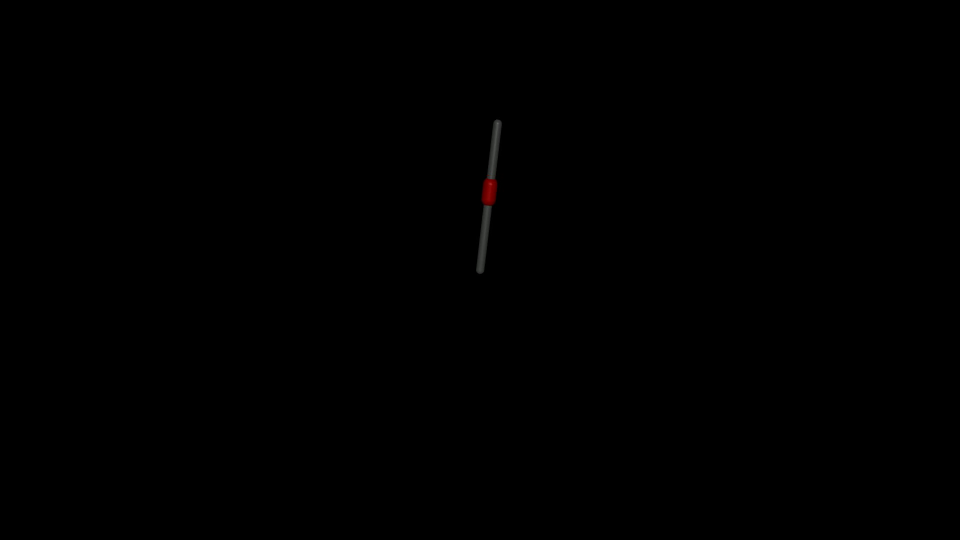
#> input picture frame 3 of videos/No_Force.mp4, 1920 x 1080 px (shown at 1/2 size)
$ python LIP_play_videos_grid.py
#> lines starting #> are read from the running program, lines starting #| are printed output that depends on the picture; pictures that were not available may be replaced by others from this repository, and a replacement may not be noted
import cv2
import numpy as np

def main():
    """
    Plays four videos in a 2x2 grid with mathematical labels.
    Press 'q' to quit.
    """
    # --- Configuration ---
    video_paths = {
        'top_left': 'No_Force.mp4',
        'top_right': 'Mg_cos(theta)-Mr(thetadot)^2_Force.mp4',
        'bottom_left': 'Mg_Force.mp4',
        'bottom_right': 'Mg_by_cos(theta)_Force.mp4'
    }

    labels = {
        'top_left': 'F = 0 (Free Fall)',
        'top_right': 'F = mg*cos(theta) - m*r*thetadot^2',
        'bottom_left': 'F = mg',
        'bottom_right': 'F = mg / cos(theta)'
    }

    output_filename = 'simulation_grid.mp4'
    # Define a smaller size for each video in the grid
    cell_width, cell_height = 640, 360

    # --- Initialization ---
    caps = {name: cv2.VideoCapture(path) for name, path in video_paths.items()}

    # Check if all videos opened successfully
    for name, cap in caps.items():
        if not cap.isOpened():
            print(f"Error: Could not open video '{video_paths[name]}'")
            return

    # Get FPS from the first video
    fps = caps['top_left'].get(cv2.CAP_PROP_FPS)

    # --- Label Rendering ---
    label_height = 40
    font = cv2.FONT_HERSHEY_SIMPLEX
    font_scale = 0.6
    font_color = (255, 255, 255)
    line_type = 2

    # --- Video Writer Initialization ---
    grid_width = cell_width * 2
    grid_height = (cell_height + label_height) * 2
    fourcc = cv2.VideoWriter_fourcc(*'mp4v')
    video_writer = cv2.VideoWriter(output_filename, fourcc, fps, (grid_width, grid_height))
    print(f"Recording grid video to '{output_filename}'...")

    # --- Main Loop ---
    while True:
        frames = {}
        all_frames_read = True

        # Read a frame from each video
        for name, cap in caps.items():
            ret, frame = cap.read()
            if not ret:
                # If a video ends, restart it
                cap.set(cv2.CAP_PROP_POS_FRAMES, 0)
                ret, frame = cap.read()
                if not ret:
                    all_frames_read = False
                    break
            # Resize the frame to the smaller cell size
            frames[name] = cv2.resize(frame, (cell_width, cell_height))
#> this loop made 4 passes
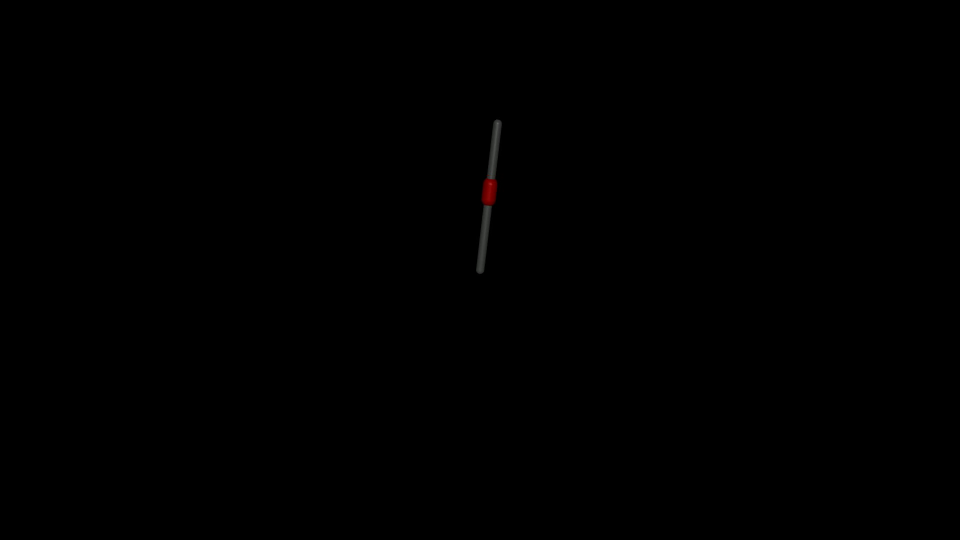
#> input picture frame 3 of videos/No_Force.mp4, 1920 x 1080 px (shown at 1/2 size)
#> frame is the input picture: shape (1080, 1920, 3); mean B, G, R 0.1, 0.1, 0.2
#> after the loop, all_frames_read = True; frames = 4 items

        if not all_frames_read:
            break

        # Add labels to each frame
        labeled_frames = {}
        for name, frame in frames.items():
            # Create a black canvas for the frame and its label
            labeled_frame = np.zeros((cell_height + label_height, cell_width, 3), dtype=np.uint8)
            # Copy the resized video frame onto the canvas
            labeled_frame[0:cell_height, 0:cell_width] = frame
            # Add the text label below the frame
            cv2.putText(labeled_frame, labels[name], (10, cell_height + 25), font, font_scale, font_color, line_type)
            labeled_frames[name] = labeled_frame
#> this loop made 4 passes
#> name on passes 1 to 4: 'top_left', 'top_right', 'bottom_left', 'bottom_right'
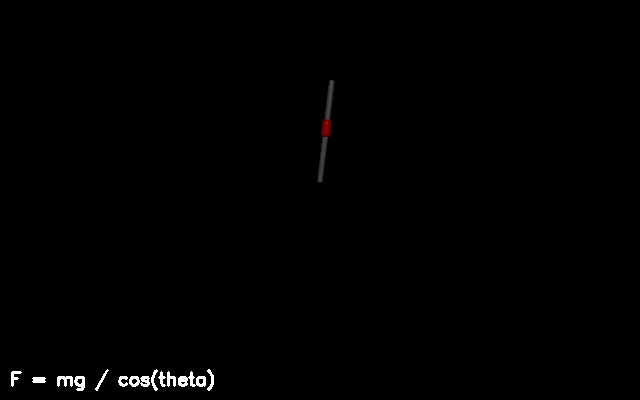
#> labeled_frame: shape (400, 640, 3); mean of channels 0, 1, 2 1.3, 1.3, 1.3; drawn as B, G, R
#> after the loop, labeled_frames = 4 items

        # Assemble the 2x2 grid
        top_row = np.hstack((labeled_frames['top_left'], labeled_frames['top_right']))
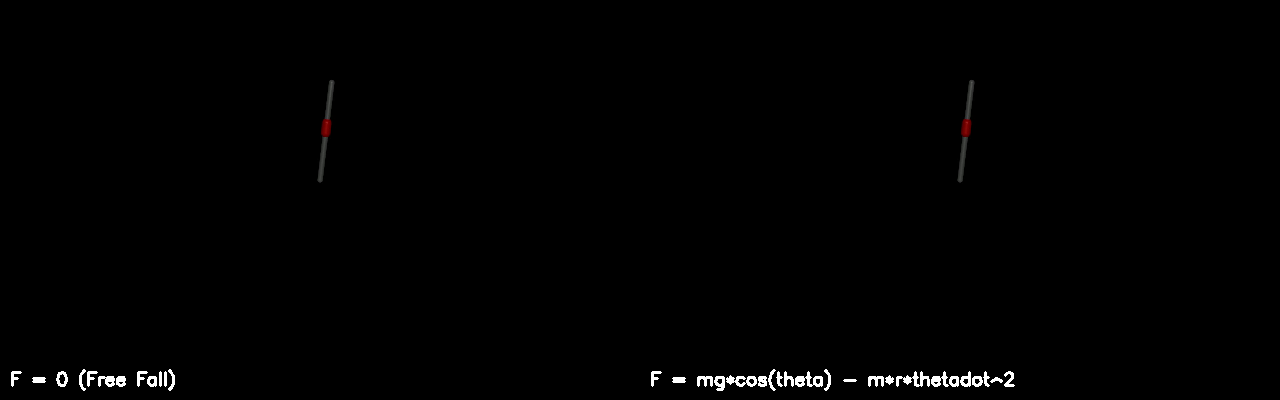
#> top_row: shape (400, 1280, 3); mean of channels 0, 1, 2 1.7, 1.7, 1.7; drawn as B, G, R
        bottom_row = np.hstack((labeled_frames['bottom_left'], labeled_frames['bottom_right']))
        grid = np.vstack((top_row, bottom_row))
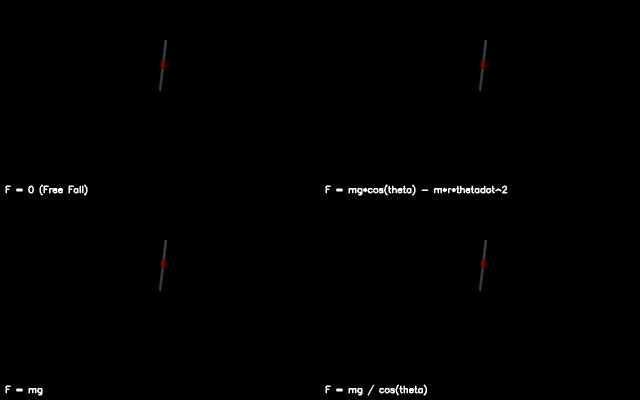
#> grid: shape (800, 1280, 3) (shown at 1/2 size); mean of channels 0, 1, 2 1.3, 1.3, 1.3; drawn as B, G, R

        video_writer.write(grid)

        cv2.imshow('Simulation Grid', grid)

        if cv2.waitKey(30) & 0xFF == ord('q'):
#> (key q is pressed here)
            break

    # --- Cleanup ---
    print(f"Finished recording. Video saved as '{output_filename}'.")
    video_writer.release()
    for cap in caps.values():
        cap.release()
    cv2.destroyAllWindows()

if __name__ == "__main__":
    main()

$ run again, starting later in the video
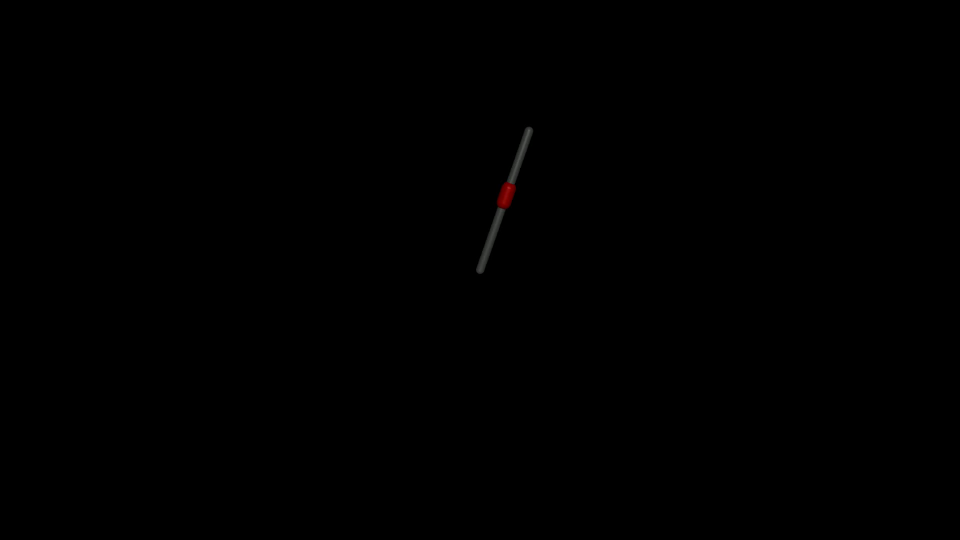
#> input picture frame 13 of videos/No_Force.mp4, 1920 x 1080 px (shown at 1/2 size)
#> the loop in main, `for name, cap in caps.items():` made 4 passes
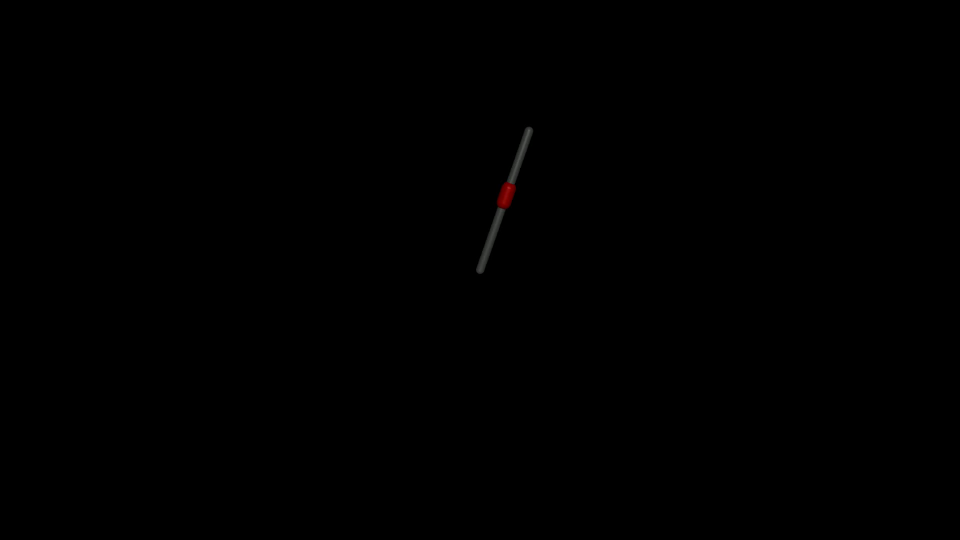
#> input picture frame 13 of videos/No_Force.mp4, 1920 x 1080 px (shown at 1/2 size)
#> in main, frame is the input picture: shape (1080, 1920, 3); mean B, G, R 0.1, 0.1, 0.2
#> after the loop in main, `for name, cap in caps.items():`: all_frames_read = True; frames = 4 items
#> the loop in main, `for name, frame in frames.items():` made 4 passes
#> name on passes 1 to 4: 'top_left', 'top_right', 'bottom_left', 'bottom_right'
#> after the loop in main, `for name, frame in frames.items():`:
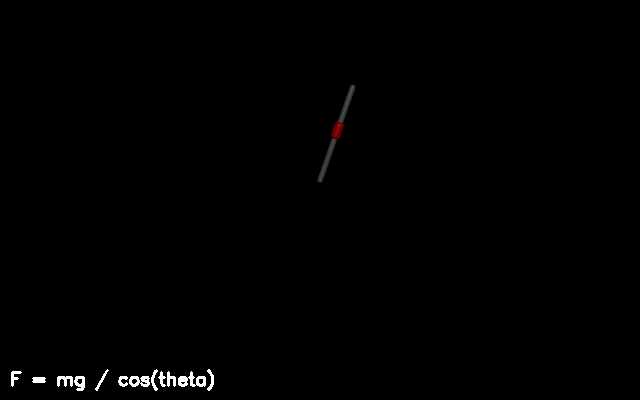
#> labeled_frame: shape (400, 640, 3); mean of channels 0, 1, 2 1.3, 1.3, 1.3; drawn as B, G, R
#> in main, `grid = np.vstack((top_row, bottom_row))`:
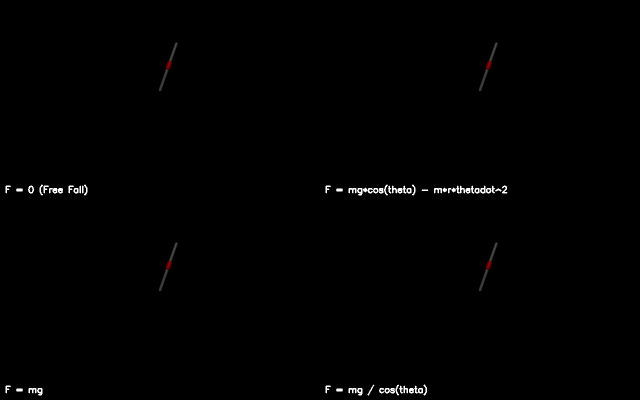
#> grid: shape (800, 1280, 3) (shown at 1/2 size); mean of channels 0, 1, 2 1.3, 1.3, 1.3; drawn as B, G, R

$ run again, starting later in the video
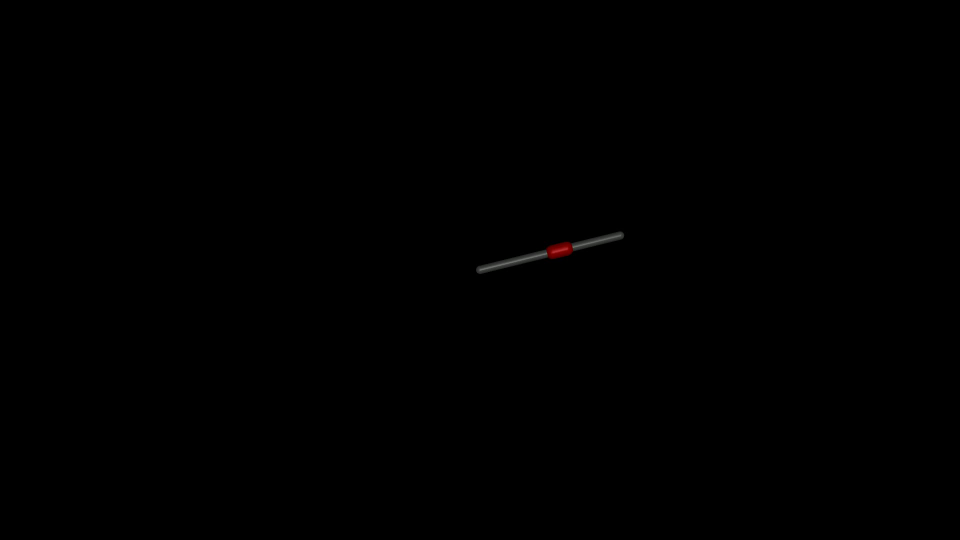
#> input picture frame 24 of videos/No_Force.mp4, 1920 x 1080 px (shown at 1/2 size)
#> the loop in main, `for name, cap in caps.items():` made 4 passes
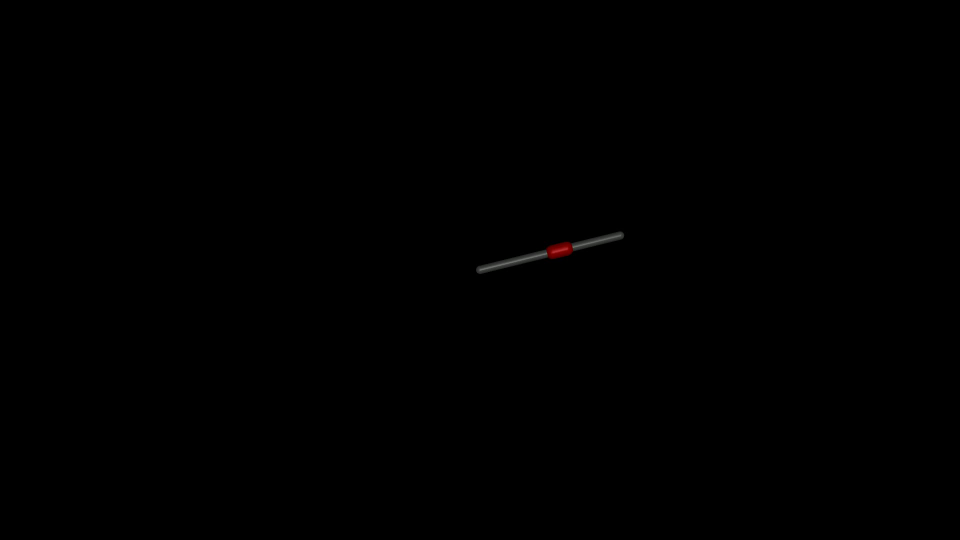
#> input picture frame 24 of videos/No_Force.mp4, 1920 x 1080 px (shown at 1/2 size)
#> in main, frame is the input picture: shape (1080, 1920, 3); mean B, G, R 0.1, 0.1, 0.2
#> after the loop in main, `for name, cap in caps.items():`: all_frames_read = True; frames = 4 items
#> the loop in main, `for name, frame in frames.items():` made 4 passes
#> name on passes 1 to 4: 'top_left', 'top_right', 'bottom_left', 'bottom_right'
#> after the loop in main, `for name, frame in frames.items():`:
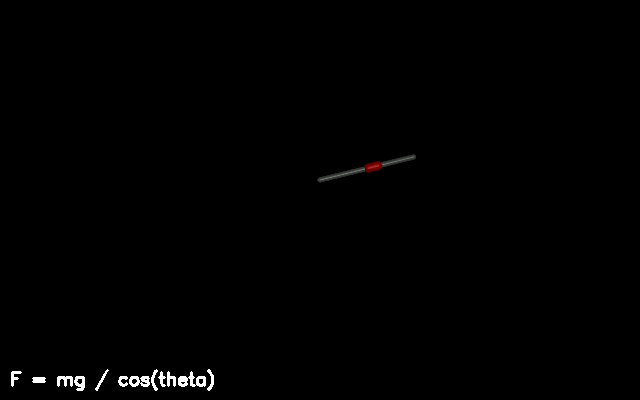
#> labeled_frame: shape (400, 640, 3); mean of channels 0, 1, 2 1.3, 1.3, 1.4; drawn as B, G, R
#> in main, `grid = np.vstack((top_row, bottom_row))`:
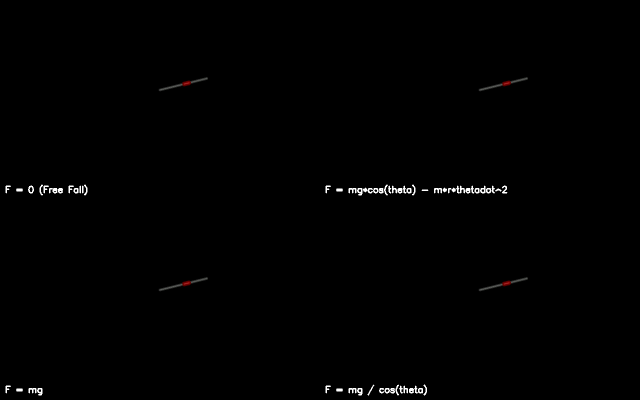
#> grid: shape (800, 1280, 3) (shown at 1/2 size); mean of channels 0, 1, 2 1.3, 1.3, 1.4; drawn as B, G, R
